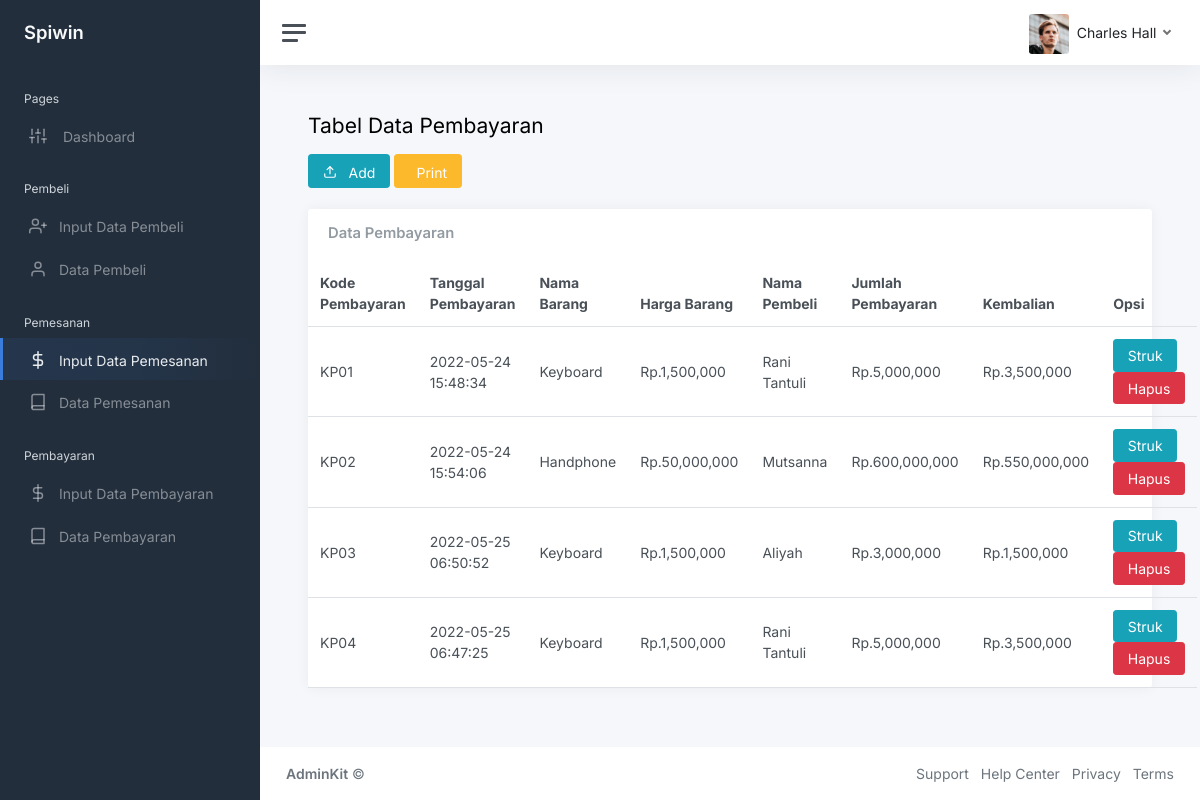
Page /pegawai/ytampil.php on the committed database.
### tables this page shows
CREATE TABLE `pembayaran` (
  `kd_pmb` varchar(10) NOT NULL,
  `kd_brg` varchar(10) NOT NULL,
  `kd_pbl` varchar(10) NOT NULL,
  `total` double NOT NULL,
  `kembalian` double NOT NULL,
  `tgl` timestamp NOT NULL DEFAULT current_timestamp() ON UPDATE current_timestamp()
);

CREATE TABLE `barang` (
  `kd_brg` varchar(10) NOT NULL,
  `nm_brg` varchar(50) NOT NULL,
  `kd_sp` varchar(10) NOT NULL,
  `qty` int(10) NOT NULL,
  `hrg` double NOT NULL,
  `hrgb` double NOT NULL
);

CREATE TABLE `pembeli` (
  `kd_pbl` varchar(10) NOT NULL,
  `nm_pbl` varchar(50) NOT NULL,
  `no_hp` varchar(13) NOT NULL,
  `alamat` varchar(50) NOT NULL
);

### pegawai/database.php (called while the page is built, shortened)
<?php
class database{
	var $host = "localhost";
	var $username = "root";
	var $password = "";
	var $database = "spiwin";
	var $koneksi = "";
	function __construct(){
		$this->koneksi = mysqli_connect($this->host, $this->username, $this->password, $this->database);
	}
	function tampil_data_pem(){
		$data = mysqli_query($this->koneksi, "select pembayaran.kd_pmb,barang.nm_brg,barang.hrgb,  pembeli.nm_pbl,pembayaran.total,pembayaran.kembalian,pembayaran.tgl from pembayaran join barang on pembayaran.kd_brg = barang.kd_brg join pembeli on pembayaran.kd_pbl = pembeli.kd_pbl ");
		while($row = mysqli_fetch_array($data)){
			$hasil[] = $row;
		}
		return $hasil;
	}
}
?>

### pegawai/ytampil.php (the view, shortened to what this page needs)
<?php
include 'database.php';
$db = new database();
?>
<!DOCTYPE html>
<html lang="en">
<head>
	<link href="css/app.css" rel="stylesheet">
</head>
<body>
	<div class="wrapper">
		<nav id="sidebar" class="sidebar js-sidebar">
			<div class="sidebar-content js-simplebar">
				<a class="sidebar-brand" href="index.php">
          <span class="align-middle">Spiwin</span>
        </a>
				<ul class="sidebar-nav">
					<li class="sidebar-header">
						Pages
					</li>
					<li class="sidebar-item">
						<a class="sidebar-link" href="index.php">
              <i class="align-middle" data-feather="sliders"></i> <span class="align-middle">Dashboard</span>
            </a>
					</li>
        <li class="sidebar-header">
						Pembeli
					</li>
					<li class="sidebar-item ">
						<a class="sidebar-link" href="fpem.php">
             <i class="align-middle me-2" data-feather="user-plus"></i> <span class="align-middle">Input Data Pembeli</span>
            </a>
					</li>
					<li class="sidebar-item ">
						<a class="sidebar-link" href="ptampil.php">
            <i class="align-middle me-2" data-feather="user"></i> <span class="align-middle">Data Pembeli</span>
            </a>
					</li>
						<li class="sidebar-header">
						Pemesanan
					</li>
					<li class="sidebar-item active">
						<a class="sidebar-link" href="ftran.php">
             <i class="align-middle me-2" data-feather="dollar-sign"></i> <span class="align-middle">Input Data Pemesanan</span>
            </a>
					</li>
					<li class="sidebar-item">
						<a class="sidebar-link" href="ttampil.php">
            <i class="align-middle me-2" data-feather="book"></i> <span class="align-middle">Data Pemesanan</span>
            </a>
					</li>
					<li class="sidebar-header">
						Pembayaran
					</li>
					<li class="sidebar-item ">
						<a class="sidebar-link" href="fbay.php">
             <i class="align-middle me-2" data-feather="dollar-sign"></i> <span class="align-middle">Input Data Pembayaran</span>
            </a>
					</li>
					<li class="sidebar-item">
						<a class="sidebar-link" href="ytampil.php">
            <i class="align-middle me-2" data-feather="book"></i> <span class="align-middle">Data Pembayaran</span>
            </a>
					</li>
				</ul>
			</div>
		</nav>
		<div class="main">
			<nav class="navbar navbar-expand navbar-light navbar-bg">
				<a class="sidebar-toggle js-sidebar-toggle">
          <i class="hamburger align-self-center"></i>
        </a>
				<div class="navbar-collapse collapse">
					<ul class="navbar-nav navbar-align">
						<li class="nav-item dropdown">
							<a class="nav-link dropdown-toggle d-none d-sm-inline-block" href="#" data-bs-toggle="dropdown">
                <img src="img/avatars/avatar.jpg" class="avatar img-fluid rounded me-1" alt="Charles Hall" /> <span class="text-dark">Charles Hall</span>
              </a>
						</li>
					</ul>
				</div>
			</nav>
			<main class="content">
				<div class="container-fluid p-0">
					<h1 class="h3 mb-3">Tabel Data Pembayaran</h1>
					<a class="btn btn-info" href="fbay.php">  <i class="align-middle me-2" data-feather="upload"></i> <span class="align-middle">Add</span></a>
					<a class="btn btn-warning" href="cetak.php">  <i class="align-middle me-2" data-feather="print"></i> <span class="align-middle">Print</span></a>
					<br><br>
					<div class="row">
						<div class="col-12">
							<div class="card">
								<div class="card-header">
									<h5 class="card-title mb-0">Data Pembayaran</h5>
								</div>
								<table class="table table-hover my-0">
									<thead>
										<tr>
											<th>Kode Pembayaran</th>
											<th class="d-none d-xl-table-cell">Tanggal Pembayaran</th>
											<th class="d-none d-xl-table-cell">Nama Barang</th>
											<th class="d-none d-xl-table-cell">Harga Barang</th>
											<th class="d-none d-xl-table-cell">Nama Pembeli</th>
											<th class="d-none d-xl-table-cell">Jumlah Pembayaran</th>
											<th class="d-none d-xl-table-cell">Kembalian</th>
											<th class="d-none d-md-table-cell">Opsi</th>
										</tr>
									</thead>
									<tbody>
										 <?php
										 if (! empty($db->tampil_data_pem())) {
                        foreach ($db->tampil_data_pem() as $x) {
  											?>
										<tr>
											<td><?php echo $x['kd_pmb'] ?></td>
  											<td><?php echo $x['tgl']; ?></td>
  											<td><?php echo $x['nm_brg']; ?></td>
  											<td>Rp.<?php echo number_format($x['hrgb']); ?></td>
  											<td><?php echo $x['nm_pbl']; ?></td>
  											<td>Rp.<?php echo number_format($x['total']); ?></td>
  											<td>Rp.<?php echo number_format($x['kembalian']); ?></td>
  <td>
  	<a class ="btn btn-info" href="struk.php?id=<?php echo$x['kd_pmb'];?>&aksi=struk">Struk</a>
  <a class="btn btn-danger" href="data.php?action=delete4&id=<?php echo$x['kd_pmb'];?>&aksi=hapus">Hapus</a></td>
										</tr>
										<?php
									}
								}else{
									echo "<tr><td colspan='5'>Data Tidak Ada</td></tr>";
								}
									?>
									</tbody>
								</table>
							</div>
						</div>
					</div>
				</div>
			</main>
			<footer class="footer">
				<div class="container-fluid">
					<div class="row text-muted">
						<div class="col-6 text-start">
							<p class="mb-0">
								<a class="text-muted" href="https://adminkit.io/" target="_blank"><strong>AdminKit</strong></a> &copy;
							</p>
						</div>
						<div class="col-6 text-end">
							<ul class="list-inline">
								<li class="list-inline-item">
									<a class="text-muted" href="https://adminkit.io/" target="_blank">Support</a>
								</li>
								<li class="list-inline-item">
									<a class="text-muted" href="https://adminkit.io/" target="_blank">Help Center</a>
								</li>
								<li class="list-inline-item">
									<a class="text-muted" href="https://adminkit.io/" target="_blank">Privacy</a>
								</li>
								<li class="list-inline-item">
									<a class="text-muted" href="https://adminkit.io/" target="_blank">Terms</a>
								</li>
							</ul>
						</div>
					</div>
				</div>
			</footer>
		</div>
	</div>
</body>
</html>

### rows in the picture
pembayaran: kd_pmb "KP01", tgl "2022-05-24 15:48:34", kd_brg.nm_brg "Keyboard", kd_brg.hrgb "1,500,000", kd_pbl.nm_pbl "Rani Tantuli", total "5,000,000", kembalian "3,500,000"
pembayaran: kd_pmb "KP02", tgl "2022-05-24 15:54:06", kd_brg.nm_brg "Handphone", kd_brg.hrgb "50,000,000", kd_pbl.nm_pbl "Mutsanna", total "600,000,000", kembalian "550,000,000"
pembayaran: kd_pmb "KP03", tgl "2022-05-25 06:50:52", kd_brg.nm_brg "Keyboard", kd_brg.hrgb "1,500,000", kd_pbl.nm_pbl "Aliyah", total "3,000,000", kembalian "1,500,000"
pembayaran: kd_pmb "KP04", tgl "2022-05-25 06:47:25", kd_brg.nm_brg "Keyboard", kd_brg.hrgb "1,500,000", kd_pbl.nm_pbl "Rani Tantuli", total "5,000,000", kembalian "3,500,000"
